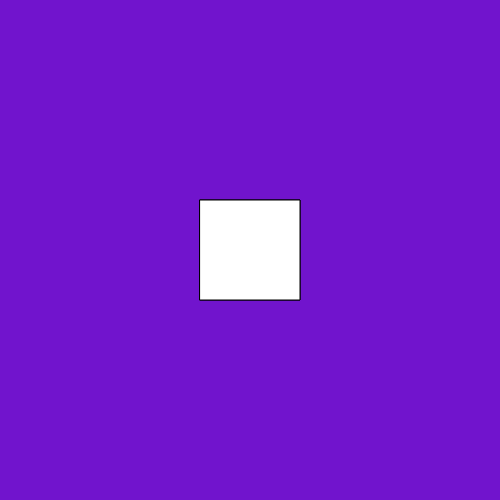
Frame 1 (no input)
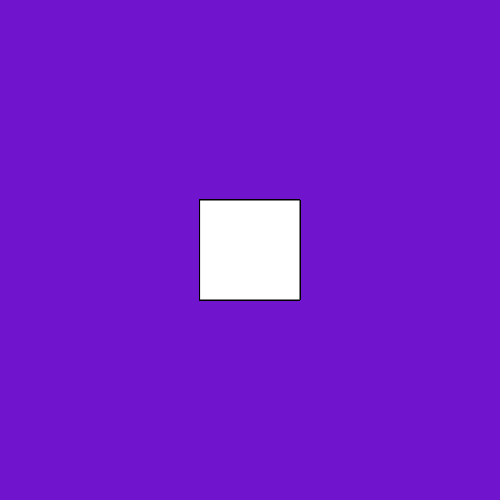
Frame 60 (no input)
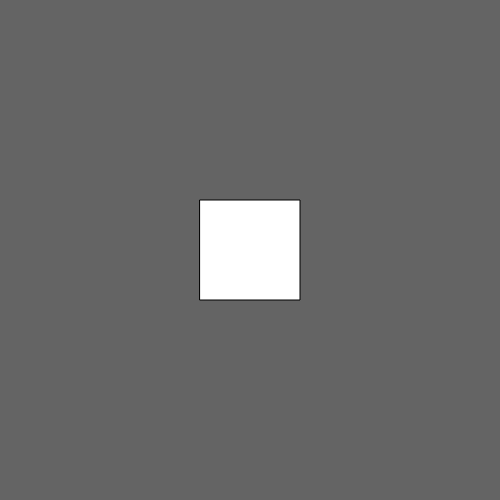
Frame 120 (the mouse pressed at the canvas centre since frame 60)

The p5.js sketch that drew these frames (run headless with seeded random() and noise() and a simulated clock; from frame 60 on, the mouse is pressed at the canvas centre):

// p5.js sketch
// ── sketch.js

function setup() {
  // put setup code here
    createCanvas (500,500);
  background (113,20,205)
rect (200,200,100,100)    
    
}

function draw() {
  // put drawing code here
  
    if (mouseIsPressed)
        background (100,100,100);
    rect (200,200,100,100) 
   
    
     
}
